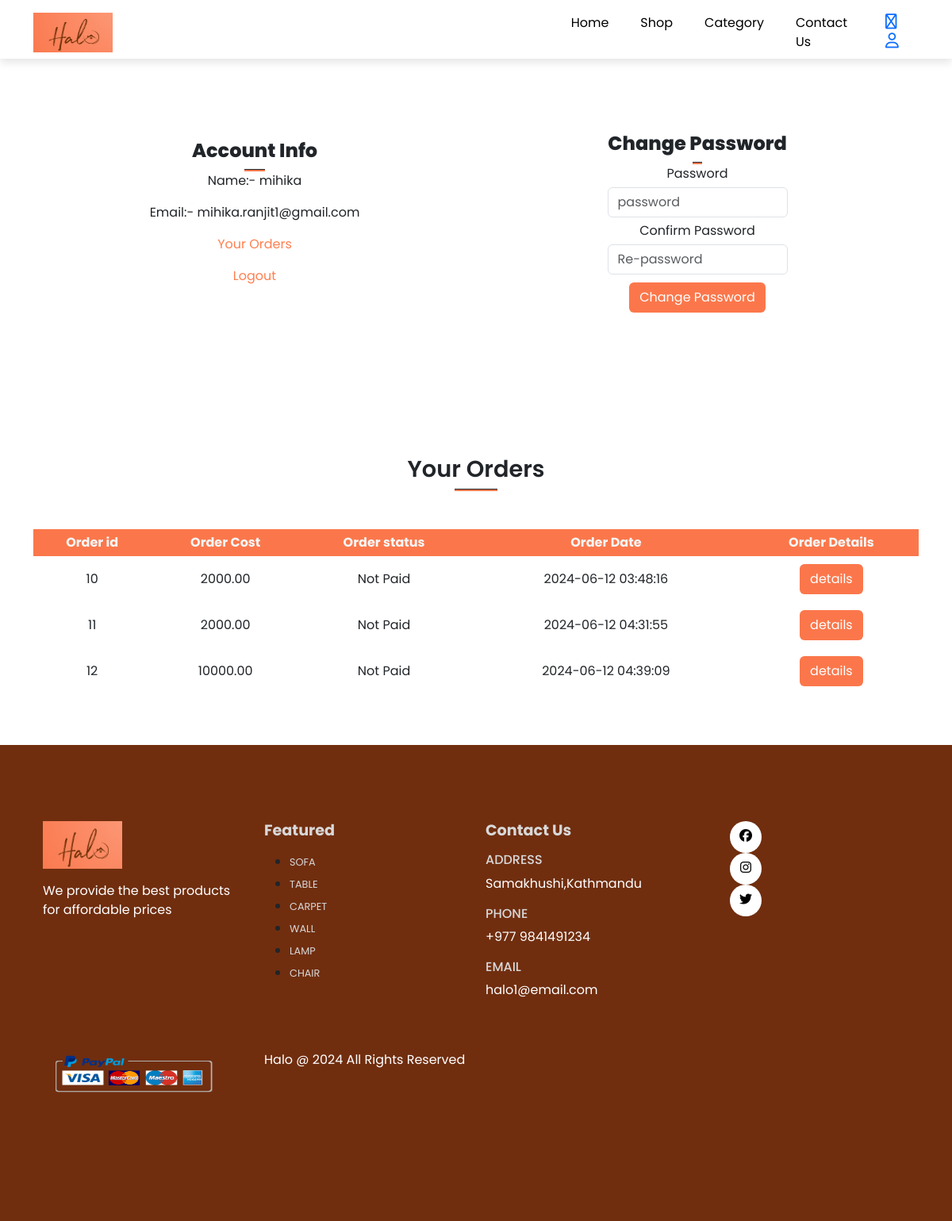
The app's page /account.php (signed in), older data.
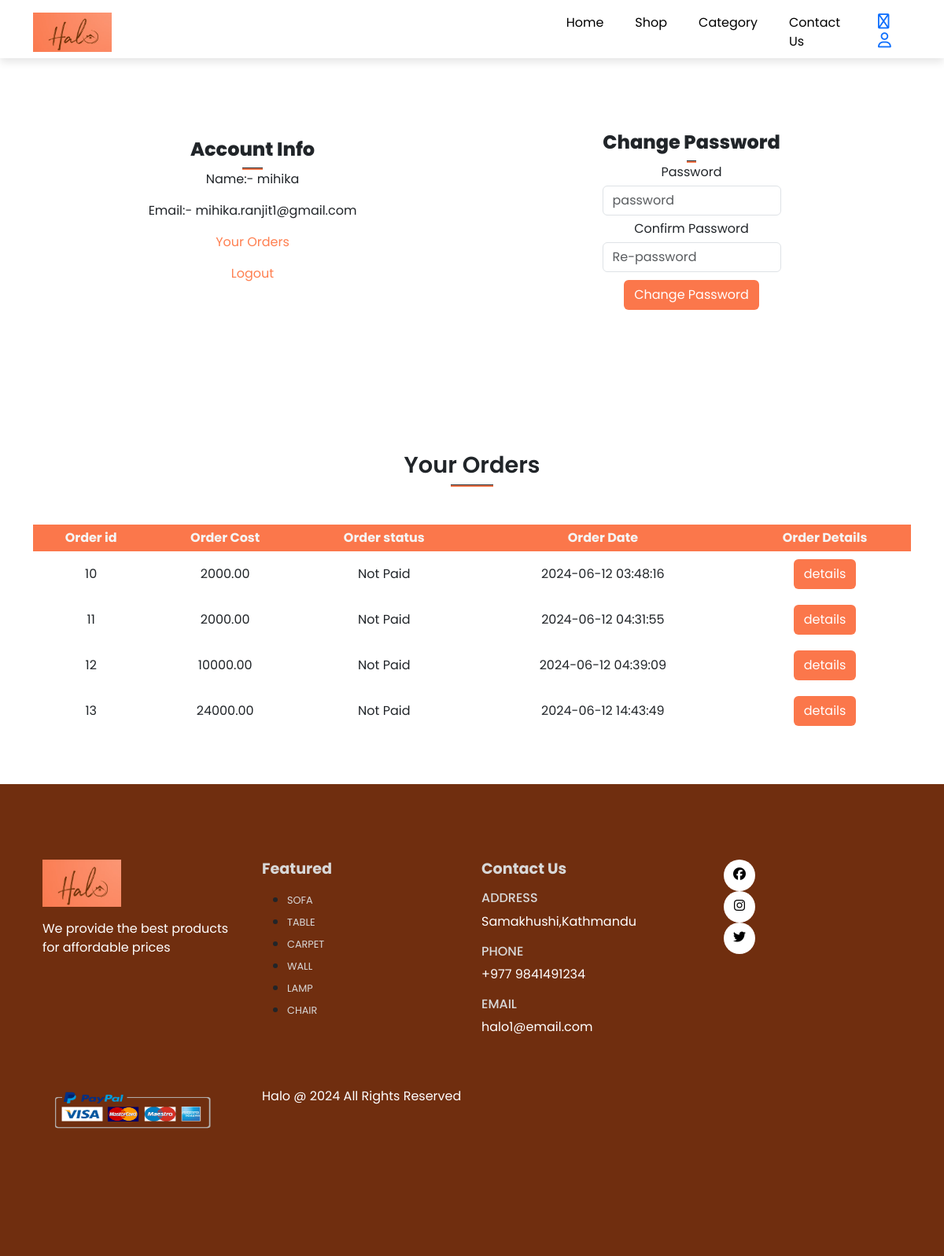
The same page, newer data.
### tables this page shows
CREATE TABLE `orders` (
  `order_id` int(11) NOT NULL,
  `order_cost` decimal(10,2) NOT NULL,
  `order_status` varchar(100) NOT NULL DEFAULT 'on_hold',
  `user_id` int(11) NOT NULL,
  `user_phone` int(11) NOT NULL,
  `user_city` varchar(255) NOT NULL,
  `user_address` varchar(255) NOT NULL,
  `order_date` datetime NOT NULL DEFAULT current_timestamp()
);

### account.php (the view, shortened to what this page needs)
<?php
include('server/connection.php');
if(isset($_SESSION['logged_in'])){
  $user_id = $_SESSION['user_id'];
  $stmt = $conn->prepare("SELECT * FROM orders WHERE user_id=?");
  $stmt->bind_param('i',$user_id);
  $stmt->execute();
  $orders = $stmt->get_result();
}
?>
<?php
include('layouts/header.php');
?>
      <section class="my-5 py-5">
        <div class="row container mx-auto">
            <div class="text-center mt-3 pt-5 col-lg-6 col-md-12 col-12">
            <h3 class="font-weight-bold">Account Info</h3>
                <hr class="mx-auto">
                <div class="account-info">
                    <p>Name:- <span><?php if(isset($_SESSION['user_name'])) {echo $_SESSION['user_name'];} ?></span></p>
                    <p>Email:- <span><?php if(isset($_SESSION['user_email'])) {echo $_SESSION['user_email'];} ?></span></p>
                    <p><a href="#orders" id="order-btn">Your Orders</a></p>
                    <p><a href="account.php?logout=1" id="logout-btn">Logout</a></p>
                </div>
            </div>
            <div class="col-lg-6 col-md-12 col-12">
                <form id="account-form" method="POST" action="account.php" >
                    <h3>Change Password</h3>
                    <hr class="mx-auto">
                    <div class="form-group">
                        <label for="">Password</label>
                        <input type="password" class="form-control" id="account-password" name="password" placeholder="password"">
                    </div>
                    <div class="form-group">
                        <label for="">Confirm Password</label>
                        <input type="password" class="form-control" id="account-password-confirm" name="confirmPassword" placeholder="Re-password"">
                    </div>
                    <div class="form-group">
                        <input type="submit" value="Change Password" name="change_password" class="btn" id="change-pass-btn">
                    </div>
                </form>
            </div>
        </div>
      </section>
       <section id="orders" class="orders container my-5 py-3">
        <div class="container mt-2">
            <h2 class="font-weight-bolde text-center">Your Orders</h2>
            <hr class="mx-auto">
        </div>
        <table class="mt-5 pt-5">
            <tr>
                <th>Order id</th>
                <th>Order Cost</th>
                <th>Order status</th>
                <th>Order Date</th>
                <th>Order Details</th>
            </tr>
            <?php while($row = $orders->fetch_assoc()) {  ?>
                        <tr>
                            <td>
                              <span>
                                <?php
                                  echo $row['order_id'];
                                ?>
                              </span>
                            </td>
                            <td>
                              <span>
                                <?php
                                  echo $row['order_cost'];
                                ?>
                              </span>
                            </td>
                            <td>
                              <span>
                                <?php
                                  echo $row['order_status'];
                                ?>
                              </span>
                            </td>
                            <td>
                              <span>
                                <?php
                                  echo $row['order_date'];
                                ?>
                              </span>
                            </td>
                            <td>
                              <form method="POST" action="order_details.php">
                                <input type="submit" class="btn order-details-btn" name="order_details_btn" value="details">
                              </form>
                            </td>
                        </tr>
            <?php } ?>
        </table>
       </section>
<?php
  include('layouts/footer.php');
?>

### layouts/header.php (shortened to what this page needs)
<!DOCTYPE html>
<html lang="en">
<head>
    <link href="https://cdn.jsdelivr.net/npm/bootstrap@5.3.3/dist/css/bootstrap.min.css" rel="stylesheet">
    <link rel="stylesheet" href="https://cdnjs.cloudflare.com/ajax/libs/font-awesome/6.5.2/css/all.min.css" />
    <link rel="stylesheet" href="assets/css/style.css">
</head>
<body>
    <nav class="navbar navbar-expand-lg navbar-light bg-white fixed-top">
        <div class="container">
          <img src="assets/imgs/logo3.jpg" height="50px" width="100px" alt="">
          <div class="collapse navbar-collapse nav-btns" id="navbarSupportedContent">
            <ul class="navbar-nav me-auto mb-2 mb-lg-0">
              <li class="nav-item">
                <a class="nav-link" href="index.php">Home</a>
              </li>
              <li class="nav-item">
                <a class="nav-link" href="shop.php">Shop</a>
              </li>
              <li class="nav-item">
                <a class="nav-link" href="index.php#Categories">Category</a>
              </li>
              <li class="nav-item">
                <a class="nav-link" href="contact.php">Contact Us</a>
              </li>
              <li class="nav-item">
                <a href="cart.php">
                  <i class="fa-solid fa-cart-shopping">
                  </i>
                </a>
                <a href="account.php"><i class="fa-solid fa-user"></i></a>
              </li>
          </div>
        </div>
    </nav>

### layouts/footer.php (shortened to what this page needs)
<footer class="mt-5 py-5">
        <div class="row container mx-auto pt-5">
          <div class="footer-one col-lg-3 col-md-6 col-sm-12">
            <img src="assets/imgs/logo3.jpg" height="60px" width="100px" alt="">
            <p class="pt-3">
              We provide the best products for affordable prices
            </p>
          </div>
          <div class="footer-one col-lg-3 col-md-6 col-sm-12">
           <h5 class="pb-2">
            Featured
           </h5>
           <ul class="text-uppercase">
              <li><a href="">Sofa</a></li>
              <li><a href="">Table</a></li>
              <li><a href="">Carpet</a></li>
              <li><a href="">Wall</a></li>
              <li><a href="">Lamp</a></li>
              <li><a href="">Chair</a></li>
           </ul>
          </div>
          <div class="footer-one col-lg-3 col-md-6 col-sm-12">
            <h5 class="pb-2">
              Contact Us
            </h5>
            <div>
              <h6 class="text-uppercase">Address</h6>
              <p>Samakhushi,Kathmandu</p>
            </div>
            <div>
              <h6 class="text-uppercase">Phone</h6>
              <p>+977 9841491234</p>
            </div>
            <div>
              <h6 class="text-uppercase">Email</h6>
              <p>halo1@email.com</p>
            </div>
          </div>
          <div class="footer-two col-lg-3 col-md-6 col-sm-12">
            <div class="row container mx-auto">
              <div class="col-lg-3 col-md-6 col-sm-12 mb-4">
              <a href="#"><i class="fab fa-facebook"></i></a><br>
              <a href="#"><i class="fab fa-instagram"></i></a><br>
              <a href="#"><i class="fab fa-twitter"></i></a><br>
              </div>
            </div>
          </div>
        </div>
        <div class="copyright mt-5">
          <div class="row container mx-auto">
            <div class="col-lg-3 col-md-6 col-sm-12 mb-4">
              <img src="assets/imgs/payment.png" height="77%" width="88%"  alt="">
            </div>
            <div class="col-lg-3 col-md-6 col-sm-12 mb-4 text-nowrap mb-2">
              <p>Halo @ 2024 All Rights Reserved</p>
            </div>
          </div>
        </div>
      </footer>
</body>
</html>

### assets/css/style.css (style rules this page uses)
.nav-btns { margin-left: 50%; }
* { margin: 0; padding: 0; box-sizing: border-box; }
body { font-family:'Poppins', sans-serif ; }
h2 { font-size: 1.8rem; font-weight: 600; }
h3 { font-size: 1.5rem; font-weight: 800; }
h5 { font-size: 1rem; font-weight: 400; }
h6 { color: #d8d8d8; }
.navbar { font-size: 16px; padding-top: 1rem !important; top: 0; left: 0; box-shadow: 0 5px 10px rgba(0,0,0,0.1); }
.navbar-light .navbar-nav .nav-link { padding: 0 20px; color: black; transition: 0.4 ease; }
.navbar i { font-size: 1.2rem; padding: 0 0.7px; transition: 0.4s ease; font-weight: 500; cursor: pointer; margin-left: 5px; }
hr { width: 5%; height: 3px !important; opacity: 1 !important; background-color: #fb774b; margin: 0 auto; }
footer { background-color: #702e0f; height: 75vh; }
footer h5 { color: #d8d8d8; font-weight: 700; font-size: 1.2rem; }
footer li { padding-bottom: 4px; }
footer li a { font-size: .8rem; color: #d8d8d8; text-decoration: none; }
footer .footer-two a { color: black; height: 40px; width: 40px; background-color: white; display: inline-block; text-align: center; line-height: 38px; border-radius: 50%; transition: .4s ease; margin: 0 5px; }
footer p { color: white; }
td:last-child { text-align: right; }
th:last-child { text-align: right; }
#account-form { width: 50%; margin: 35px auto; text-align: center; padding: 20px; }
#account-form input { margin: 5px auto; }
#account-form #change-pass-btn { color: white; background-color: #fb774b; }
.account-info #order-btn,#logout-btn { text-decoration: none; color: coral; }
.orders table { width: 100%; border-collapse: collapse; }
.orders th { padding: 5px 10px; color: whitesmoke; background-color: #fb774b; text-align: center; }
.orders td { padding: 10px 20px; text-align: center; }
.orders .order-details-btn { color: white; background-color: #fb774b; }

Row changes from the older to the newer data that the page shows:
added orders: order_id "13", order_cost "24000.00", order_status "Not Paid", order_date "2024-06-12 14:43:49"
